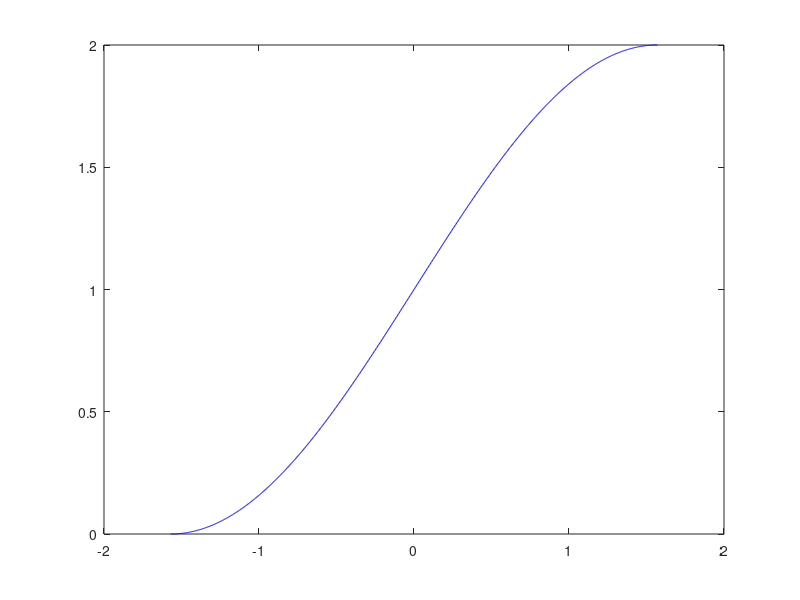
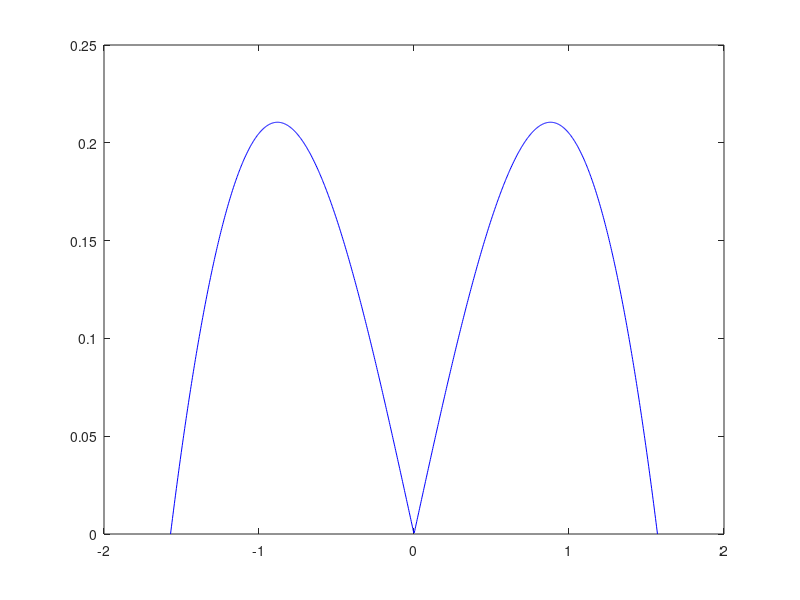
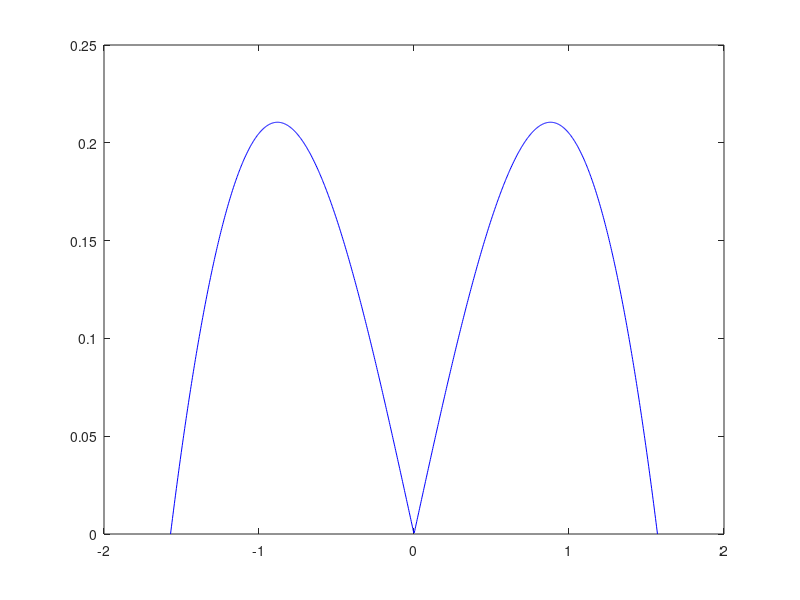
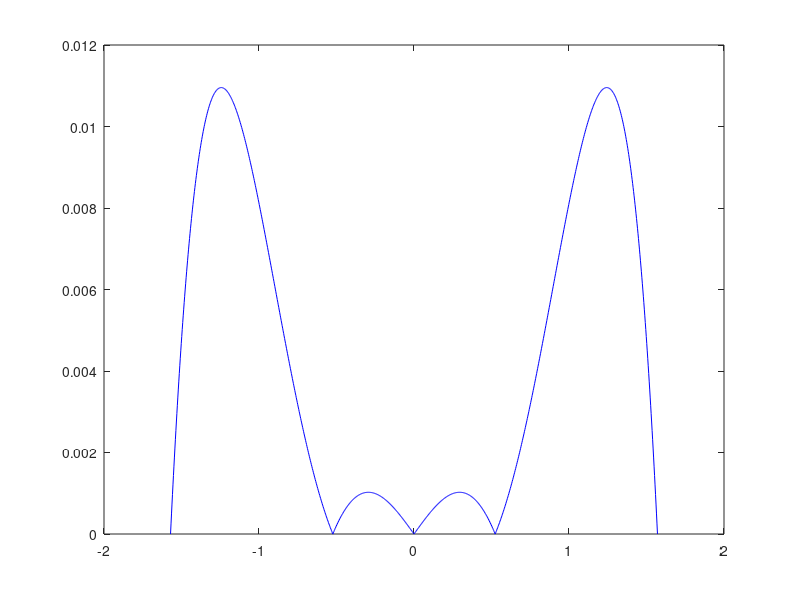

Recreate these plots in MATLAB, in order.
clear all;
folder = 'one';
% Интервал [a,b]
a = -pi/2;
b = pi/2;
k = 1000; % Количество точек
h = (b - a) / (k - 1); % Шаг
x = a : h : b; % Массив точек
y = sin(x); % Функция
xN(1) = x(1);
yN(1) = y(1);
m = 30;
for i = 1 : m
    W = vander(xN);
    A = inv(W) * yN';
    P = polyval(A, x);
    pogr(i) = max(abs(y - P));
    hx = (b - a) / i;
    for j = 1 : i
        xN(j + 1) = xN(j) + hx;
    end
    yN = sin(xN);
    saveas(plot(x, abs(y - P), 'b'), strcat(folder, '/plot', int2str(i), '.png'));
end
saveas(plot(log10(pogr), 'r'), strcat(folder, '/pogr', '.png'));


